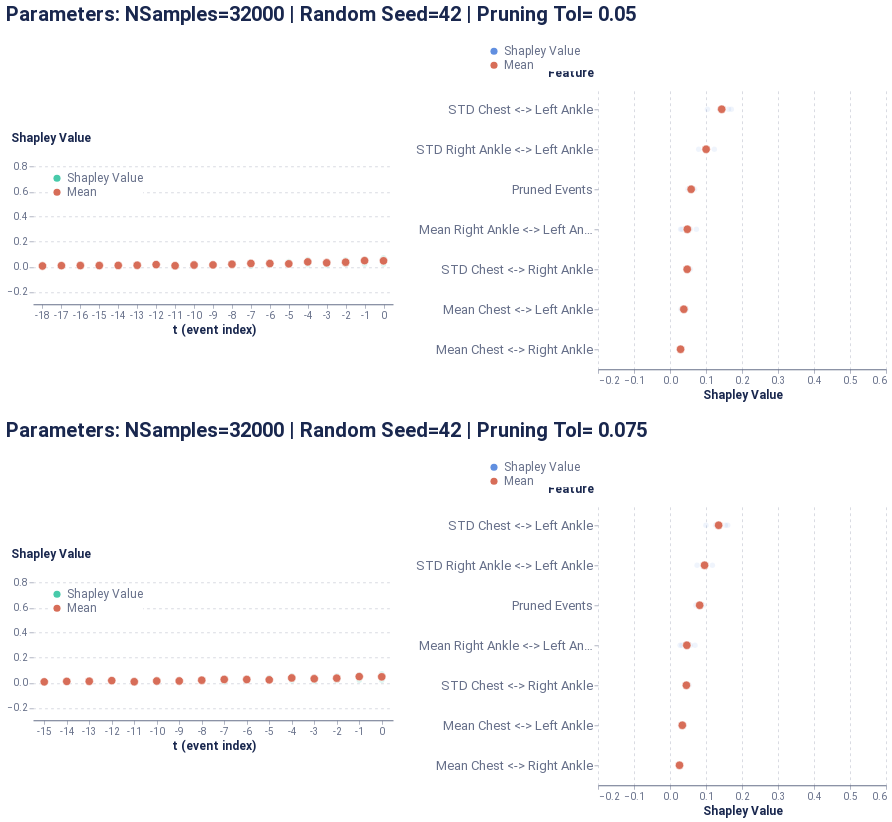

Source (notebook cell):
### Code cell
global_plot

### Figure 1 — Vega-Lite specification as saved in the notebook (floating-point values rounded to 4 significant figures)
{"config": {"axis": {"domain": true, "domainColor": "#666F89", "grid": false, "gridCap": "round", "gridColor": "#B3B7C4", "gridDash": [2, 4], "gridWidth": 0.5, "labelColor": "#666F89", "labelFont": "Roboto, Arial, sans-serif", "labelPadding": 2, "tickColor": "#666F89", "tickOpacity": 0.5, "tickSize": 4, "titleColor": "#19274E", "titleFont": "Roboto, Arial, sans-serif", "titleFontSize": 12}, "axisBand": {"domain": true, "labelPadding": 4, "ticks": false}, "axisY": {"domain": false, "titleAlign": "left", "titleAngle": 0, "titleX": -20, "titleY": -10}, "legend": {"labelColor": "#666F89", "labelFont": "Roboto, Arial, sans-serif", "labelFontSize": 12, "symbolSize": 40, "titleColor": "#19274E", "titleFont": "Roboto, Arial, sans-serif", "titleFontSize": 12, "titlePadding": 4}, "arc": {"stroke": "#FFFFFF", "strokeWidth": 1}, "bar": {"fill": "#2770EB", "stroke": null}, "line": {"stroke": "#2770EB", "strokeWidth": 2}, "path": {"stroke": "#2770EB", "strokeWidth": 0.5}, "point": {"fill": "#2770EB", "shape": "circle", "filled": true}, "rect": {"fill": "#2770EB"}, "rule": {"stroke": "#666F89"}, "shape": {"stroke": "#2770EB"}, "text": {"color": "#19274E", "font": "Roboto, Arial, sans-serif", "fontSize": 12}, "range": {"category": ["#2770EB", "#77B98A", "#DA5252", "#FFC400", "#A87AEA", "#00A39E", "#19274E"], "diverging": ["#006360", "#2BB3AE", "#96D9D7", "#FFFFFF", "#EDAAAA", "#DA5252", "#811D1D"], "heatmap": ["#18448F", "#1B4EA5", "#2770EB", "#4C88EE", "#82ACF3", "#A6C4F7", "#E9F1FD"], "ramp": ["#18448F", "#1B4EA5", "#2770EB", "#4C88EE", "#82ACF3", "#A6C4F7", "#E9F1FD"]}, "background": "#FFFFFF", "group": {"fill": "#FFFFFF"}, "header": {"labelColor": "#19274E", "labelFont": "Roboto, Arial, sans-serif", "labelFontSize": 12, "titleColor": "#19274E", "titleFont": "Roboto, Arial, sans-serif", "titleFontSize": 16}, "title": {"anchor": "start", "color": "#19274E", "font": "Roboto, Arial, sans-serif", "fontSize": 20, "fontWeight": "bold", "offset": 20, "subtitleColor": "#19274E", "subtitleFontSize": 16}, "view": {"continuousHeight": 300, "continuousWidth": 400, "stroke": "transparent"}}, "vconcat": [{"hconcat": [{"vconcat": [{"mark": {"type": "point", "stroke": "white", "strokeWidth": 0.6}, "encoding": {"color": {"type": "nominal", "field": "type", "legend": {"fillColor": "white", "orient": "top-left", "symbolSize": 50, "symbolStrokeWidth": 0, "title": null}, "scale": {"domain": ["Shapley Value", "Mean"], "range": ["#48caaa", "#d76d58"]}}, "opacity": {"condition": {"value": 1.0, "test": "(datum.type === 'Mean')"}, "value": 0.2}, "size": {"condition": {"value": 70, "test": "(datum.type === 'Mean')"}, "value": 30}, "x": {"type": "ordinal", "axis": {"labelAngle": 0}, "field": "t (event index)"}, "y": {"type": "quantitative", "axis": {"grid": true, "titleX": -23}, "field": "Shapley Value", "scale": {"domain": [-0.3, 0.9]}, "title": "Shapley Value"}}, "height": 150, "width": 360}], "data": {"name": "data-a79054f769fc1a0b043b86d149ede0f7"}}, {"vconcat": [{"mark": {"type": "point", "stroke": "white", "strokeWidth": 0.6}, "encoding": {"color": {"type": "nominal", "field": "type", "legend": {"fillColor": "white", "orient": "bottom-right", "symbolSize": 50, "symbolStrokeWidth": 0, "title": null}, "scale": {"domain": ["Shapley Value", "Mean"], "range": ["#618FE0", "#d76d58"]}}, "opacity": {"condition": {"value": 1.0, "test": "(datum.type === 'Mean')"}, "value": 0.1}, "size": {"condition": {"value": 70, "test": "(datum.type === 'Mean')"}, "value": 30}, "x": {"type": "quantitative", "axis": {"grid": true, "title": "Shapley Value"}, "field": "Shapley Value", "scale": {"domain": [-0.2, 0.6]}}, "y": {"type": "ordinal", "axis": {"labelFontSize": 13, "titleX": -51}, "field": "Feature", "sort": ["STD Chest <-> Left Ankle", "STD Right Ankle <-> Left Ankle", "Pruned Events", "Mean Right Ankle <-> Left Ankle", "STD Chest <-> Right Ankle", "Mean Chest <-> Left Ankle", "Mean Chest <-> Right Ankle"]}}, "height": 280, "width": 288}], "data": {"name": "data-91dfcfe441436926cf9c81f02dc45c80"}}], "center": true, "resolve": {"scale": {"color": "independent"}}, "title": "Parameters: NSamples=32000 | Random Seed=42 | Pruning Tol= 0.05"}, {"hconcat": [{"vconcat": [{"mark": {"type": "point", "stroke": "white", "strokeWidth": 0.6}, "encoding": {"color": {"type": "nominal", "field": "type", "legend": {"fillColor": "white", "orient": "top-left", "symbolSize": 50, "symbolStrokeWidth": 0, "title": null}, "scale": {"domain": ["Shapley Value", "Mean"], "range": ["#48caaa", "#d76d58"]}}, "opacity": {"condition": {"value": 1.0, "test": "(datum.type === 'Mean')"}, "value": 0.2}, "size": {"condition": {"value": 70, "test": "(datum.type === 'Mean')"}, "value": 30}, "x": {"type": "ordinal", "axis": {"labelAngle": 0}, "field": "t (event index)"}, "y": {"type": "quantitative", "axis": {"grid": true, "titleX": -23}, "field": "Shapley Value", "scale": {"domain": [-0.3, 0.9]}, "title": "Shapley Value"}}, "height": 150, "width": 360}], "data": {"name": "data-0faad21cfcbd2fef153cd35161ff08e5"}}, {"vconcat": [{"mark": {"type": "point", "stroke": "white", "strokeWidth": 0.6}, "encoding": {"color": {"type": "nominal", "field": "type", "legend": {"fillColor": "white", "orient": "bottom-right", "symbolSize": 50, "symbolStrokeWidth": 0, "title": null}, "scale": {"domain": ["Shapley Value", "Mean"], "range": ["#618FE0", "#d76d58"]}}, "opacity": {"condition": {"value": 1.0, "test": "(datum.type === 'Mean')"}, "value": 0.1}, "size": {"condition": {"value": 70, "test": "(datum.type === 'Mean')"}, "value": 30}, "x": {"type": "quantitative", "axis": {"grid": true, "title": "Shapley Value"}, "field": "Shapley Value", "scale": {"domain": [-0.2, 0.6]}}, "y": {"type": "ordinal", "axis": {"labelFontSize": 13, "titleX": -51}, "field": "Feature", "sort": ["STD Chest <-> Left Ankle", "STD Right Ankle <-> Left Ankle", "Pruned Events", "Mean Right Ankle <-> Left Ankle", "STD Chest <-> Right Ankle", "Mean Chest <-> Left Ankle", "Mean Chest <-> Right Ankle"]}}, "height": 280, "width": 288}], "data": {"name": "data-2eeef2527f3c257de94bbd05430d8595"}}], "center": true, "resolve": {"scale": {"color": "independent"}}, "title": "Parameters: NSamples=32000 | Random Seed=42 | Pruning Tol= 0.075"}], "$schema": "https://vega.github.io/schema/vega-lite/v4.8.1.json", "datasets": {"data-a79054f769fc1a0b043b86d149ede0f7": [{"Shapley Value": 0.02065, "t (event index)": 0, "type": "Shapley Value"}, {"Shapley Value": 0.02028, "t (event index)": -1, "type": "Shapley Value"}, {"Shapley Value": 0.05617, "t (event index)": -2, "type": "Shapley Value"}, {"Shapley Value": 0.04286, "t (event index)": -3, "type": "Shapley Value"}, {"Shapley Value": 0.05712, "t (event index)": -4, "type": "Shapley Value"}, {"Shapley Value": 0.01496, "t (event index)": -5, "type": "Shapley Value"}, {"Shapley Value": 0.01094, "t (event index)": -6, "type": "Shapley Value"}, {"Shapley Value": 0.03221, "t (event index)": -7, "type": "Shapley Value"}, {"Shapley Value": 0.02486, "t (event index)": -8, "type": "Shapley Value"}, {"Shapley Value": 0.009744, "t (event index)": -9, "type": "Shapley Value"}, {"Shapley Value": 0.007099, "t (event index)": -10, "type": "Shapley Value"}, {"Shapley Value": 0.001466, "t (event index)": -11, "type": "Shapley Value"}, {"Shapley Value": 0.02395, "t (event index)": -12, "type": "Shapley Value"}, {"Shapley Value": 0.01365, "t (event index)": -13, "type": "Shapley Value"}, {"Shapley Value": 0.01687, "t (event index)": -14, "type": "Shapley Value"}, {"Shapley Value": 0.007947, "t (event index)": -15, "type": "Shapley Value"}, {"Shapley Value": 0.01039, "t (event index)": -16, "type": "Shapley Value"}, {"Shapley Value": 0.01264, "t (event index)": -17, "type": "Shapley Value"}, {"Shapley Value": 0.00571, "t (event index)": -18, "type": "Shapley Value"}, {"Shapley Value": 0.07177, "t (event index)": 0, "type": "Shapley Value"}, {"Shapley Value": 0.06169, "t (event index)": -1, "type": "Shapley Value"}, {"Shapley Value": 0.01711, "t (event index)": -2, "type": "Shapley Value"}, {"Shapley Value": 0.009396, "t (event index)": -3, "type": "Shapley Value"}, {"Shapley Value": 0.03967, "t (event index)": -4, "type": "Shapley Value"}, {"Shapley Value": 0.01776, "t (event index)": -5, "type": "Shapley Value"}, {"Shapley Value": 0.03369, "t (event index)": -6, "type": "Shapley Value"}, {"Shapley Value": 0.03579, "t (event index)": -7, "type": "Shapley Value"}, {"Shapley Value": 0.01555, "t (event index)": -8, "type": "Shapley Value"}, {"Shapley Value": 0.01245, "t (event index)": -9, "type": "Shapley Value"}, {"Shapley Value": 0.02195, "t (event index)": -10, "type": "Shapley Value"}, {"Shapley Value": 0.006992, "t (event index)": -11, "type": "Shapley Value"}, {"Shapley Value": 0.01478, "t (event index)": -12, "type": "Shapley Value"}, {"Shapley Value": 0.01243, "t (event index)": -13, "type": "Shapley Value"}, {"Shapley Value": 0.01002, "t (event index)": -14, "type": "Shapley Value"}, {"Shapley Value": 0.01202, "t (event index)": -15, "type": "Shapley Value"}, {"Shapley Value": 0.005871, "t (event index)": -16, "type": "Shapley Value"}, {"Shapley Value": 0.006397, "t (event index)": -17, "type": "Shapley Value"}, {"Shapley Value": 0.05631, "t (event index)": 0, "type": "Shapley Value"}, {"Shapley Value": 0.05664, "t (event index)": -1, "type": "Shapley Value"}, {"Shapley Value": 0.02828, "t (event index)": -2, "type": "Shapley Value"}, {"Shapley Value": 0.03218, "t (event index)": -3, "type": "Shapley Value"}, {"Shapley Value": 0.0416, "t (event index)": -4, "type": "Shapley Value"}, {"Shapley Value": 0.04167, "t (event index)": -5, "type": "Shapley Value"}, {"Shapley Value": 0.0357, "t (event index)": -6, "type": "Shapley Value"}, {"Shapley Value": 0.004566, "t (event index)": -7, "type": "Shapley Value"}, {"Shapley Value": 0.02063, "t (event index)": -8, "type": "Shapley Value"}, {"Shapley Value": 0.01964, "t (event index)": -9, "type": "Shapley Value"}, {"Shapley Value": 0.02353, "t (event index)": -10, "type": "Shapley Value"}, {"Shapley Value": 0.01399, "t (event index)": -11, "type": "Shapley Value"}, {"Shapley Value": 0.02116, "t (event index)": -12, "type": "Shapley Value"}, {"Shapley Value": 0.009001, "t (event index)": -13, "type": "Shapley Value"}, {"Shapley Value": 0.006086, "t (event index)": -14, "type": "Shapley Value"}, {"Shapley Value": 0.006807, "t (event index)": -15, "type": "Shapley Value"}, {"Shapley Value": 0.01246, "t (event index)": -16, "type": "Shapley Value"}, {"Shapley Value": 0.00744, "t (event index)": -17, "type": "Shapley Value"}, {"Shapley Value": 0.006498, "t (event index)": -18, "type": "Shapley Value"}, {"Shapley Value": 0.04128, "t (event index)": 0, "type": "Shapley Value"}, {"Shapley Value": 0.05676, "t (event index)": -1, "type": "Shapley Value"}, {"Shapley Value": 0.04398, "t (event index)": -2, "type": "Shapley Value"}, {"Shapley Value": 0.04183, "t (event index)": -3, "type": "Shapley Value"}, {"Shapley Value": 0.01668, "t (event index)": -4, "type": "Shapley Value"}, {"Shapley Value": 0.01957, "t (event index)": -5, "type": "Shapley Value"}, {"Shapley Value": 0.02291, "t (event index)": -6, "type": "Shapley Value"}, {"Shapley Value": 0.03322, "t (event index)": -7, "type": "Shapley Value"}, {"Shapley Value": 0.02037, "t (event index)": -8, "type": "Shapley Value"}, {"Shapley Value": 0.01701, "t (event index)": -9, "type": "Shapley Value"}, {"Shapley Value": 0.002648, "t (event index)": -10, "type": "Shapley Value"}, {"Shapley Value": 0.01138, "t (event index)": -11, "type": "Shapley Value"}, {"Shapley Value": 0.008886, "t (event index)": -12, "type": "Shapley Value"}, {"Shapley Value": 0.01326, "t (event index)": -13, "type": "Shapley Value"}, {"Shapley Value": 0.009541, "t (event index)": -14, "type": "Shapley Value"}, {"Shapley Value": 0.0122, "t (event index)": -15, "type": "Shapley Value"}, {"Shapley Value": 0.006104, "t (event index)": -18, "type": "Mean"}, {"Shapley Value": 0.008826, "t (event index)": -17, "type": "Mean"}, {"Shapley Value": 0.009571, "t (event index)": -16, "type": "Mean"}, {"Shapley Value": 0.009743, "t (event index)": -15, "type": "Mean"}, {"Shapley Value": 0.01063, "t (event index)": -14, "type": "Mean"}, {"Shapley Value": 0.01209, "t (event index)": -13, "type": "Mean"}, {"Shapley Value": 0.01719, "t (event index)": -12, "type": "Mean"}, {"Shapley Value": 0.008457, "t (event index)": -11, "type": "Mean"}, {"Shapley Value": 0.01381, "t (event index)": -10, "type": "Mean"}, {"Shapley Value": 0.01471, "t (event index)": -9, "type": "Mean"}, {"Shapley Value": 0.02035, "t (event index)": -8, "type": "Mean"}, {"Shapley Value": 0.02645, "t (event index)": -7, "type": "Mean"}, {"Shapley Value": 0.02581, "t (event index)": -6, "type": "Mean"}, {"Shapley Value": 0.02349, "t (event index)": -5, "type": "Mean"}, {"Shapley Value": 0.03877, "t (event index)": -4, "type": "Mean"}, {"Shapley Value": 0.03157, "t (event index)": -3, "type": "Mean"}, {"Shapley Value": 0.03638, "t (event index)": -2, "type": "Mean"}, {"Shapley Value": 0.04884, "t (event index)": -1, "type": "Mean"}, {"Shapley Value": 0.0475, "t (event index)": 0, "type": "Mean"}], "data-91dfcfe441436926cf9c81f02dc45c80": [{"Shapley Value": 0.03233, "Feature": "Mean Chest <-> Right Ankle", "type": "Shapley Value"}, {"Shapley Value": 0.05669, "Feature": "STD Chest <-> Right Ankle", "type": "Shapley Value"}, {"Shapley Value": 0.03416, "Feature": "Mean Chest <-> Left Ankle", "type": "Shapley Value"}, {"Shapley Value": 0.1623, "Feature": "STD Chest <-> Left Ankle", "type": "Shapley Value"}, {"Shapley Value": 0.02953, "Feature": "Mean Right Ankle <-> Left Ankle", "type": "Shapley Value"}, {"Shapley Value": 0.07983, "Feature": "STD Right Ankle <-> Left Ankle", "type": "Shapley Value"}, {"Shapley Value": 0.05816, "Feature": "Pruned Events", "type": "Shapley Value"}, {"Shapley Value": 0.02746, "Feature": "Mean Chest <-> Right Ankle", "type": "Shapley Value"}, {"Shapley Value": 0.0436, "Feature": "STD Chest <-> Right Ankle", "type": "Shapley Value"}, {"Shapley Value": 0.03062, "Feature": "Mean Chest <-> Left Ankle", "type": "Shapley Value"}, {"Shapley Value": 0.138, "Feature": "STD Chest <-> Left Ankle", "type": "Shapley Value"}, {"Shapley Value": 0.07331, "Feature": "Mean Right Ankle <-> Left Ankle", "type": "Shapley Value"}, {"Shapley Value": 0.09945, "Feature": "STD Right Ankle <-> Left Ankle", "type": "Shapley Value"}, {"Shapley Value": 0.06822, "Feature": "Pruned Events", "type": "Shapley Value"}, {"Shapley Value": 0.03159, "Feature": "Mean Chest <-> Right Ankle", "type": "Shapley Value"}, {"Shapley Value": 0.04581, "Feature": "STD Chest <-> Right Ankle", "type": "Shapley Value"}, {"Shapley Value": 0.04433, "Feature": "Mean Chest <-> Left Ankle", "type": "Shapley Value"}, {"Shapley Value": 0.1703, "Feature": "STD Chest <-> Left Ankle", "type": "Shapley Value"}, {"Shapley Value": 0.05634, "Feature": "Mean Right Ankle <-> Left Ankle", "type": "Shapley Value"}, {"Shapley Value": 0.09902, "Feature": "STD Right Ankle <-> Left Ankle", "type": "Shapley Value"}, {"Shapley Value": 0.04972, "Feature": "Pruned Events", "type": "Shapley Value"}, {"Shapley Value": 0.02619, "Feature": "Mean Chest <-> Right Ankle", "type": "Shapley Value"}, {"Shapley Value": 0.04479, "Feature": "STD Chest <-> Right Ankle", "type": "Shapley Value"}, {"Shapley Value": 0.04435, "Feature": "Mean Chest <-> Left Ankle", "type": "Shapley Value"}, {"Shapley Value": 0.1041, "Feature": "STD Chest <-> Left Ankle", "type": "Shapley Value"}, {"Shapley Value": 0.03339, "Feature": "Mean Right Ankle <-> Left Ankle", "type": "Shapley Value"}, {"Shapley Value": 0.1231, "Feature": "STD Right Ankle <-> Left Ankle", "type": "Shapley Value"}, {"Shapley Value": 0.05908, "Feature": "Pruned Events", "type": "Shapley Value"}, {"Shapley Value": 0.0588, "Feature": "Pruned Events", "type": "Mean"}, {"Shapley Value": 0.02939, "Feature": "Mean Chest <-> Right Ankle", "type": "Mean"}, {"Shapley Value": 0.03836, "Feature": "Mean Chest <-> Left Ankle", "type": "Mean"}, {"Shapley Value": 0.04814, "Feature": "Mean Right Ankle <-> Left Ankle", "type": "Mean"}, {"Shapley Value": 0.04772, "Feature": "STD Chest <-> Right Ankle", "type": "Mean"}, {"Shapley Value": 0.1437, "Feature": "STD Chest <-> Left Ankle", "type": "Mean"}, {"Shapley Value": 0.1003, "Feature": "STD Right Ankle <-> Left Ankle", "type": "Mean"}], "data-0faad21cfcbd2fef153cd35161ff08e5": [{"Shapley Value": 0.02029, "t (event index)": 0, "type": "Shapley Value"}, {"Shapley Value": 0.02056, "t (event index)": -1, "type": "Shapley Value"}, {"Shapley Value": 0.05706, "t (event index)": -2, "type": "Shapley Value"}, {"Shapley Value": 0.04341, "t (event index)": -3, "type": "Shapley Value"}, {"Shapley Value": 0.05653, "t (event index)": -4, "type": "Shapley Value"}, {"Shapley Value": 0.01464, "t (event index)": -5, "type": "Shapley Value"}, {"Shapley Value": 0.0112, "t (event index)": -6, "type": "Shapley Value"}, {"Shapley Value": 0.03176, "t (event index)": -7, "type": "Shapley Value"}, {"Shapley Value": 0.0247, "t (event index)": -8, "type": "Shapley Value"}, {"Shapley Value": 0.009152, "t (event index)": -9, "type": "Shapley Value"}, {"Shapley Value": 0.007238, "t (event index)": -10, "type": "Shapley Value"}, {"Shapley Value": 0.001013, "t (event index)": -11, "type": "Shapley Value"}, {"Shapley Value": 0.02376, "t (event index)": -12, "type": "Shapley Value"}, {"Shapley Value": 0.01321, "t (event index)": -13, "type": "Shapley Value"}, {"Shapley Value": 0.01694, "t (event index)": -14, "type": "Shapley Value"}, {"Shapley Value": 0.008007, "t (event index)": -15, "type": "Shapley Value"}, {"Shapley Value": 0.07169, "t (event index)": 0, "type": "Shapley Value"}, {"Shapley Value": 0.06154, "t (event index)": -1, "type": "Shapley Value"}, {"Shapley Value": 0.01695, "t (event index)": -2, "type": "Shapley Value"}, {"Shapley Value": 0.009043, "t (event index)": -3, "type": "Shapley Value"}, {"Shapley Value": 0.03949, "t (event index)": -4, "type": "Shapley Value"}, {"Shapley Value": 0.0172, "t (event index)": -5, "type": "Shapley Value"}, {"Shapley Value": 0.03384, "t (event index)": -6, "type": "Shapley Value"}, {"Shapley Value": 0.03555, "t (event index)": -7, "type": "Shapley Value"}, {"Shapley Value": 0.01538, "t (event index)": -8, "type": "Shapley Value"}, {"Shapley Value": 0.01222, "t (event index)": -9, "type": "Shapley Value"}, {"Shapley Value": 0.0213, "t (event index)": -10, "type": "Shapley Value"}, {"Shapley Value": 0.007091, "t (event index)": -11, "type": "Shapley Value"}, {"Shapley Value": 0.01508, "t (event index)": -12, "type": "Shapley Value"}, {"Shapley Value": 0.01266, "t (event index)": -13, "type": "Shapley Value"}, {"Shapley Value": 0.009684, "t (event index)": -14, "type": "Shapley Value"}, {"Shapley Value": 0.05618, "t (event index)": 0, "type": "Shapley Value"}, {"Shapley Value": 0.05774, "t (event index)": -1, "type": "Shapley Value"}, {"Shapley Value": 0.02858, "t (event index)": -2, "type": "Shapley Value"}, {"Shapley Value": 0.03304, "t (event index)": -3, "type": "Shapley Value"}, {"Shapley Value": 0.04137, "t (event index)": -4, "type": "Shapley Value"}, {"Shapley Value": 0.04191, "t (event index)": -5, "type": "Shapley Value"}, {"Shapley Value": 0.03612, "t (event index)": -6, "type": "Shapley Value"}, {"Shapley Value": 0.004375, "t (event index)": -7, "type": "Shapley Value"}, {"Shapley Value": 0.02089, "t (event index)": -8, "type": "Shapley Value"}, {"Shapley Value": 0.01924, "t (event index)": -9, "type": "Shapley Value"}, {"Shapley Value": 0.02404, "t (event index)": -10, "type": "Shapley Value"}, {"Shapley Value": 0.01363, "t (event index)": -11, "type": "Shapley Value"}, {"Shapley Value": 0.02096, "t (event index)": -12, "type": "Shapley Value"}, {"Shapley Value": 0.00902, "t (event index)": -13, "type": "Shapley Value"}, {"Shapley Value": 0.006189, "t (event index)": -14, "type": "Shapley Value"}, {"Shapley Value": 0.006455, "t (event index)": -15, "type": "Shapley Value"}, {"Shapley Value": 0.04127, "t (event index)": 0, "type": "Shapley Value"}, {"Shapley Value": 0.05713, "t (event index)": -1, "type": "Shapley Value"}, {"Shapley Value": 0.04397, "t (event index)": -2, "type": "Shapley Value"}, {"Shapley Value": 0.04173, "t (event index)": -3, "type": "Shapley Value"}, {"Shapley Value": 0.01675, "t (event index)": -4, "type": "Shapley Value"}, {"Shapley Value": 0.01953, "t (event index)": -5, "type": "Shapley Value"}, {"Shapley Value": 0.02288, "t (event index)": -6, "type": "Shapley Value"}, {"Shapley Value": 0.0333, "t (event index)": -7, "type": "Shapley Value"}, {"Shapley Value": 0.02027, "t (event index)": -8, "type": "Shapley Value"}, {"Shapley Value": 0.01696, "t (event index)": -9, "type": "Shapley Value"}, {"Shapley Value": 0.002776, "t (event index)": -10, "type": "Shapley Value"}, {"Shapley Value": 0.01148, "t (event index)": -11, "type": "Shapley Value"}, {"Shapley Value": 0.008707, "t (event index)": -12, "type": "Shapley Value"}, {"Shapley Value": 0.01313, "t (event index)": -13, "type": "Shapley Value"}, {"Shapley Value": 0.007231, "t (event index)": -15, "type": "Mean"}, {"Shapley Value": 0.01094, "t (event index)": -14, "type": "Mean"}, {"Shapley Value": 0.012, "t (event index)": -13, "type": "Mean"}, {"Shapley Value": 0.01712, "t (event index)": -12, "type": "Mean"}, {"Shapley Value": 0.008302, "t (event index)": -11, "type": "Mean"}, {"Shapley Value": 0.01384, "t (event index)": -10, "type": "Mean"}, {"Shapley Value": 0.01439, "t (event index)": -9, "type": "Mean"}, {"Shapley Value": 0.02031, "t (event index)": -8, "type": "Mean"}, {"Shapley Value": 0.02625, "t (event index)": -7, "type": "Mean"}, {"Shapley Value": 0.02601, "t (event index)": -6, "type": "Mean"}, {"Shapley Value": 0.02332, "t (event index)": -5, "type": "Mean"}, {"Shapley Value": 0.03854, "t (event index)": -4, "type": "Mean"}, {"Shapley Value": 0.03181, "t (event index)": -3, "type": "Mean"}, {"Shapley Value": 0.03664, "t (event index)": -2, "type": "Mean"}, {"Shapley Value": 0.04924, "t (event index)": -1, "type": "Mean"}, {"Shapley Value": 0.04736, "t (event index)": 0, "type": "Mean"}], "data-2eeef2527f3c257de94bbd05430d8595": [{"Shapley Value": 0.02705, "Feature": "Mean Chest <-> Right Ankle", "type": "Shapley Value"}, {"Shapley Value": 0.05245, "Feature": "STD Chest <-> Right Ankle", "type": "Shapley Value"}, {"Shapley Value": 0.03133, "Feature": "Mean Chest <-> Left Ankle", "type": "Shapley Value"}, {"Shapley Value": 0.1535, "Feature": "STD Chest <-> Left Ankle", "type": "Shapley Value"}, {"Shapley Value": 0.02825, "Feature": "Mean Right Ankle <-> Left Ankle", "type": "Shapley Value"}, {"Shapley Value": 0.0752, "Feature": "STD Right Ankle <-> Left Ankle", "type": "Shapley Value"}, {"Shapley Value": 0.08521, "Feature": "Pruned Events", "type": "Shapley Value"}, {"Shapley Value": 0.02662, "Feature": "Mean Chest <-> Right Ankle", "type": "Shapley Value"}, {"Shapley Value": 0.04088, "Feature": "STD Chest <-> Right Ankle", "type": "Shapley Value"}, {"Shapley Value": 0.02891, "Feature": "Mean Chest <-> Left Ankle", "type": "Shapley Value"}, {"Shapley Value": 0.1268, "Feature": "STD Chest <-> Left Ankle", "type": "Shapley Value"}, {"Shapley Value": 0.06944, "Feature": "Mean Right Ankle <-> Left Ankle", "type": "Shapley Value"}, {"Shapley Value": 0.0954, "Feature": "STD Right Ankle <-> Left Ankle", "type": "Shapley Value"}, {"Shapley Value": 0.09255, "Feature": "Pruned Events", "type": "Shapley Value"}, {"Shapley Value": 0.02861, "Feature": "Mean Chest <-> Right Ankle", "type": "Shapley Value"}, {"Shapley Value": 0.04471, "Feature": "STD Chest <-> Right Ankle", "type": "Shapley Value"}, {"Shapley Value": 0.03983, "Feature": "Mean Chest <-> Left Ankle", "type": "Shapley Value"}, {"Shapley Value": 0.1602, "Feature": "STD Chest <-> Left Ankle", "type": "Shapley Value"}, {"Shapley Value": 0.05625, "Feature": "Mean Right Ankle <-> Left Ankle", "type": "Shapley Value"}, {"Shapley Value": 0.09567, "Feature": "STD Right Ankle <-> Left Ankle", "type": "Shapley Value"}, {"Shapley Value": 0.0718, "Feature": "Pruned Events", "type": "Shapley Value"}, {"Shapley Value": 0.02329, "Feature": "Mean Chest <-> Right Ankle", "type": "Shapley Value"}, {"Shapley Value": 0.0441, "Feature": "STD Chest <-> Right Ankle", "type": "Shapley Value"}, {"Shapley Value": 0.03675, "Feature": "Mean Chest <-> Left Ankle", "type": "Shapley Value"}, {"Shapley Value": 0.09978, "Feature": "STD Chest <-> Left Ankle", "type": "Shapley Value"}, {"Shapley Value": 0.03308, "Feature": "Mean Right Ankle <-> Left Ankle", "type": "Shapley Value"}, {"Shapley Value": 0.1177, "Feature": "STD Right Ankle <-> Left Ankle", "type": "Shapley Value"}, {"Shapley Value": 0.08024, "Feature": "Pruned Events", "type": "Shapley Value"}, {"Shapley Value": 0.08245, "Feature": "Pruned Events", "type": "Mean"}, {"Shapley Value": 0.02639, "Feature": "Mean Chest <-> Right Ankle", "type": "Mean"}, {"Shapley Value": 0.03421, "Feature": "Mean Chest <-> Left Ankle", "type": "Mean"}, {"Shapley Value": 0.04675, "Feature": "Mean Right Ankle <-> Left Ankle", "type": "Mean"}, {"Shapley Value": 0.04554, "Feature": "STD Chest <-> Right Ankle", "type": "Mean"}, {"Shapley Value": 0.1351, "Feature": "STD Chest <-> Left Ankle", "type": "Mean"}, {"Shapley Value": 0.096, "Feature": "STD Right Ankle <-> Left Ankle", "type": "Mean"}]}}
